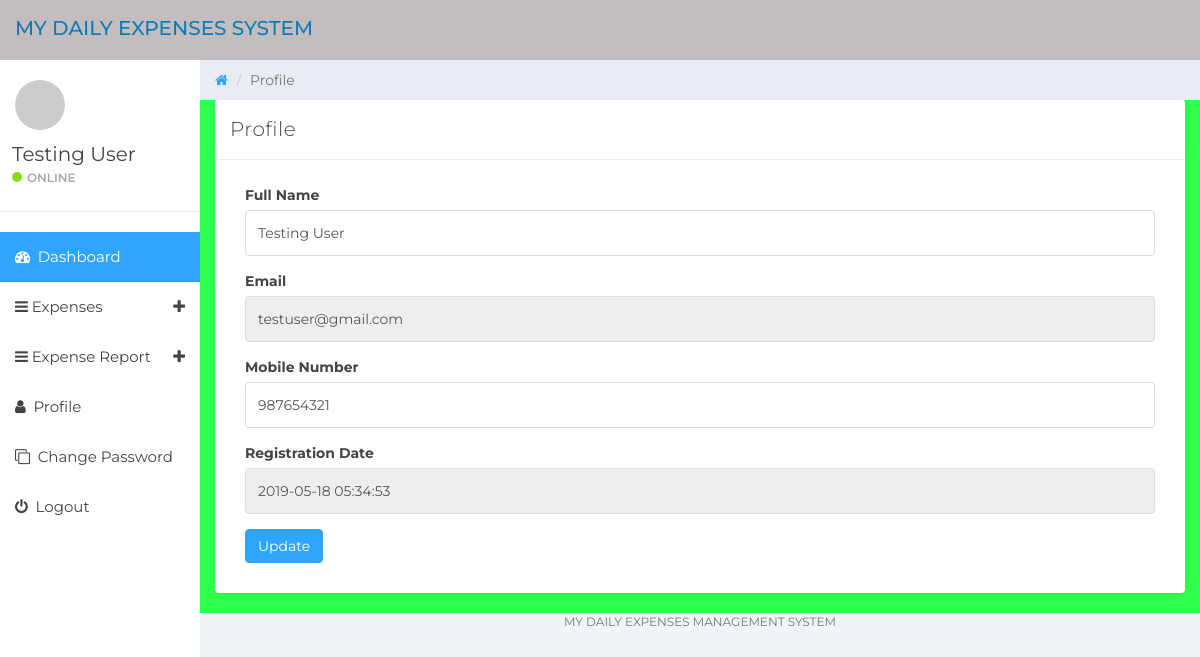
The page /user-profile.php (signed in) on the database its author committed.
### tables this page shows
CREATE TABLE `tbluser` (
  `ID` int(10) NOT NULL,
  `FullName` varchar(150) DEFAULT NULL,
  `Email` varchar(200) DEFAULT NULL,
  `MobileNumber` bigint(10) DEFAULT NULL,
  `Password` varchar(200) DEFAULT NULL,
  `RegDate` timestamp NOT NULL DEFAULT CURRENT_TIMESTAMP
);

### user-profile.php (the view, shortened to what this page needs)
<?php
if (strlen($_SESSION['detsuid']==0)) {
  header('location:logout.php');
  } else{
  ?>
<!DOCTYPE html>
<html>
<head>
	<link href="css/bootstrap.min.css" rel="stylesheet">
	<link href="css/font-awesome.min.css" rel="stylesheet">
	<link href="css/datepicker3.css" rel="stylesheet">
	<link href="css/styles.css" rel="stylesheet">
</head>
<body>
	<?php include_once('includes/header.php');?>
	<?php include_once('includes/sidebar.php');?>
	<div class="col-sm-9 col-sm-offset-3 col-lg-10 col-lg-offset-2 main">
		<div class="row">
			<ol class="breadcrumb">
				<li><a href="#">
					<em class="fa fa-home"></em>
				</a></li>
				<li class="active">Profile</li>
			</ol>
		</div>
		<div class="row">
			<div class="col-lg-12">
				<div class="panel panel-default">
					<div class="panel-heading">Profile</div>
					<div class="panel-body">
						<div class="col-md-12">
							 <?php
$userid=$_SESSION['detsuid'];
$ret=mysqli_query($con,"select * from tbluser where ID='$userid'");
while ($row=mysqli_fetch_array($ret)) {
?>
							<form role="form" method="post" action="">
								<div class="form-group">
									<label>Full Name</label>
									<input class="form-control" type="text" value="<?php  echo $row['FullName'];?>" name="fullname" required="true">
								</div>
								<div class="form-group">
									<label>Email</label>
<input type="email" class="form-control" name="email" value="<?php  echo $row['Email'];?>" required="true" readonly="true">
								</div>
								<div class="form-group">
									<label>Mobile Number</label>
									<input class="form-control" type="text" value="<?php  echo $row['MobileNumber'];?>" required="true" name="contactnumber" maxlength="10">
								</div>
								<div class="form-group">
									<label>Registration Date</label>
									<input class="form-control" name="regdate" type="text" value="<?php  echo $row['RegDate'];?>" readonly="true">
								</div>
								<div class="form-group has-success">
									<button type="submit" class="btn btn-primary" name="submit">Update</button>
								</div>
								</div>
								<?php } ?>
						</div>
					</div>
				</div>
			</div>
			<?php include_once('includes/footer.php');?>
		</div>
</body>
</html>
<?php }  ?>

### includes/sidebar.php (shortened to what this page needs)
<?php
include('includes/dbconnection.php');
?>
<div id="sidebar-collapse" class="col-sm-3 col-lg-2 sidebar">
        <div class="profile-sidebar">
            <div class="profile-userpic">
                <img src="http://placehold.it/50/30a5ff/fff" class="img-responsive" alt="">
            </div>
            <div class="profile-usertitle">
                <?php
$uid=$_SESSION['detsuid'];
$ret=mysqli_query($con,"select FullName from tbluser where ID='$uid'");
$row=mysqli_fetch_array($ret);
$name=$row['FullName'];
?>
                <div class="profile-usertitle-name"><?php echo $name; ?></div>
                <div class="profile-usertitle-status"><span class="indicator label-success"></span>Online</div>
            </div>
        </div>
        <ul class="nav menu">
            <li class="active"><a href="dashboard.php"><em class="fa fa-dashboard">&nbsp;</em> Dashboard</a></li>
            <li class="parent "><a data-toggle="collapse" href="#sub-item-1">
                <em class="fa fa-navicon">&nbsp;</em>Expenses <span data-toggle="collapse" href="#sub-item-1" class="icon pull-right"><em class="fa fa-plus"></em></span>
                </a>
            </li>
  <li class="parent "><a data-toggle="collapse" href="#sub-item-2">
                <em class="fa fa-navicon">&nbsp;</em>Expense Report <span data-toggle="collapse" href="#sub-item-1" class="icon pull-right"><em class="fa fa-plus"></em></span>
                </a>
            </li>
            <li><a href="user-profile.php"><em class="fa fa-user">&nbsp;</em> Profile</a></li>
             <li><a href="change-password.php"><em class="fa fa-clone">&nbsp;</em> Change Password</a></li>
<li><a href="logout.php"><em class="fa fa-power-off">&nbsp;</em> Logout</a></li>
        </ul>
    </div>

### css/styles.css (style rules this page uses)
body { background: #f1f4f7; padding-top: 60px; font-size: 14px; color: #444444; font-family: "Montserrat", "Helvetica Neue", Helvetica, Arial, sans-serif; }
a, a:hover, a:focus { color: #30a5ff; }
input.form-control { border: 1px solid #ddd; box-shadow: none; height: 46px; }
.btn-primary, .btn-primary:hover, .btn-primary:focus, .btn-primary:active, .btn-primary.active, .open > .dropdown-toggle.btn-primary, .btn-primary.disabled, .btn-primary[disabled], fieldset[disabled] .btn-primary, .btn-primary.disabled:hover, .btn-primary[disabled]:hover, fieldset[disabled] .btn-primary:hover, .btn-primary.disabled:focus, .btn-primary[disabled]:focus, fieldset[disabled] .btn-primary:focus, .btn-primary.disabled:active, .btn-primary[disabled]:active, fieldset[disabled] .btn-primary:active, .btn-primary.disabled.active, .btn-primary[disabled].active, fieldset[disabled] .btn-primary.active { background-color: #30a5ff; border-color: #30a5ff; }
.label-success { background-color: #8ad919; }
.panel { border: 0; }
.panel-heading { font-size: 20px; font-weight: 300; letter-spacing: 0.025em; height: 60px; line-height: 38px; }
.panel-default .panel-heading { background: #fff; border-bottom: 1px solid #e9ecf2; color: #444444; }
.sidebar { display: block; padding: 0; display: none; box-shadow: none; background: #fff; }
.sidebar ul { margin: 20px 0px; }
@media (min-width: 768px) { .sidebar { display: block; position: fixed; top: 60px; bottom: 0; left: 0; z-index: 1000; display: block; margin: 0; padding: 0; overflow-x: hidden; overflow-y: auto; } }
.sidebar ul.nav .active a, .sidebar ul.nav li.parent a.active, .sidebar ul.nav .active > a:hover, .sidebar ul.nav li.parent a.active:hover, .sidebar ul.nav .active > a:focus, .sidebar ul.nav li.parent a.active:focus { color: #fff; background-color: #30a5ff; }
.sidebar ul.nav li a { height: 50px; font-size: 15px; line-height: 2em; color: #444444; }
.profile-sidebar { padding: 10px 0; border-bottom: 1px solid #e9ecf2; }
.indicator { width: 10px; height: 10px; display: inline-block; border-radius: 9999px; margin-right: 5px; }
.profile-userpic img { float: left; margin: 10px 0px 0px 15px; width: 50px; height: 50px; border-radius: 9999px !important; }
.profile-usertitle { float: left; text-align: left; margin: 10px 0 0 12px; }
.profile-usertitle-name { font-size: 20px; margin-bottom: 0px; }
.profile-usertitle-status { text-transform: uppercase; color: #AAA; font-size: 12px; font-weight: 600; margin-bottom: 15px; }
.breadcrumb { border-radius: 0; padding: 10px 15px 10px 15px; background: #e9ecf2; margin: 0; }
.row { background-color: #30ff4c; }

### rows shown on the page
tbluser: FullName "Testing User", fullname "Testing User", email "testuser@gmail.com", contactnumber "987654321", regdate "2019-05-18 05:34:53"
